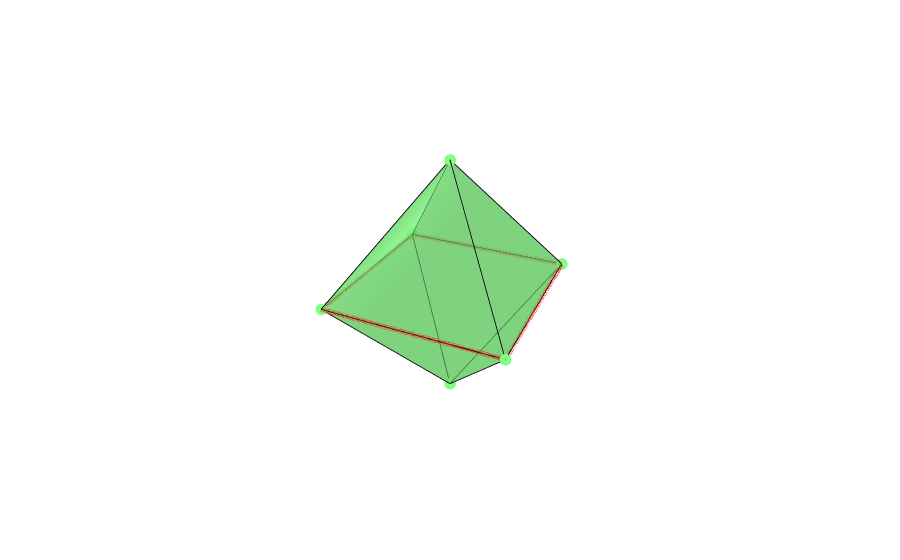

The code cell stored with this chart in its notebook:
### Markdown cell above
Fachwerke sind uns allen aus unserem Alltag bekannt. Ob in Form von Strommasten, oder als Brücken - in den meisten Fällen ist es wichtig, dass solche Konstruktionen strukturell integer sind. Das mathematische Gebiet der Starrheitstheorie befasst sich mit genau dieser Fragestellung: Gegeben eine Konstruktion aus Streben, welche durch Gelenke miteinander verbunden sind, ist diese Konstruktion stabil, oder besitzt sie Freiheitsgrade? 
Diese Frage ist im Allgemeinen sehr schwierig zu entscheiden, da eine rigorose Antwort das Lösen von quadratischen Gleichungssystemen erfordert.Dies stellt eine Aufgabe sehr großer Komplexität dar. Weiter zeigen einige Fachwerke überraschende Eigenschaften. Selbst Polyeder mit dreieckigen Seitenflächen, welche wir intuitiv als sehr stabil einschätzen würden, können Freiheitsgrade aufweisen. Das erste Beispiel für ein solches flexibles Polyeder ist das sogenannte Bricard-Oktaeder, mit dessen Konstruktion wir uns im folgenden beschäftigen wollen.

### Code cell
width = 600
height = 600

surf = Octahedron

p = plot(surf, opacity = 0.6, subfigures = (1,1), colors = [RGB(0.5,1,0.5)], 
    showbackground = false, viewpoint = [0.6,1.6,1], zoomfactor = 0.8, width = width, height = height)

v = get_verts(surf)
for d in [[1,3], [3,6], [6,5], [5,1]]
    add_trace!(
        p, 
        scatter(
            x = [v[d[1]][1], v[d[2]][1]],
            y = [v[d[1]][2], v[d[2]][2]],
            z = [v[d[1]][3], v[d[2]][3]],
            line = attr(color = "red", width = 10, dash = "dot"),
            mode = "lines",
            type = "scatter3d"
        )
    )
end

display(p)

### Figure 1 — Plotly figure (JSON) as saved in the notebook; plotly's stock layout.template omitted (floating-point values rounded to 4 significant figures)
{"data": [{"marker": {"color": "#80FF80", "size": 4}, "mode": "markers", "scene": "scene", "text": ["1", "2", "3", "4", "5", "6"], "textposition": "bottom center", "type": "scatter3d", "x": [1, 1, 2, 1, 0, 1], "y": [0, 1, 1, 1, 1, 2], "z": [1, 0, 1, 2, 1, 1]}, {"line": {"color": "black"}, "mode": "lines", "scene": "scene", "type": "scatter3d", "x": [0, 1], "y": [1, 2], "z": [1, 1]}, {"line": {"color": "black"}, "mode": "lines", "scene": "scene", "type": "scatter3d", "x": [1, 1], "y": [1, 2], "z": [2, 1]}, {"line": {"color": "black"}, "mode": "lines", "scene": "scene", "type": "scatter3d", "x": [1, 0], "y": [1, 1], "z": [2, 1]}, {"line": {"color": "black"}, "mode": "lines", "scene": "scene", "type": "scatter3d", "x": [2, 1], "y": [1, 2], "z": [1, 1]}, {"line": {"color": "black"}, "mode": "lines", "scene": "scene", "type": "scatter3d", "x": [2, 1], "y": [1, 1], "z": [1, 2]}, {"line": {"color": "black"}, "mode": "lines", "scene": "scene", "type": "scatter3d", "x": [1, 1], "y": [1, 2], "z": [0, 1]}, {"line": {"color": "black"}, "mode": "lines", "scene": "scene", "type": "scatter3d", "x": [1, 0], "y": [1, 1], "z": [0, 1]}, {"line": {"color": "black"}, "mode": "lines", "scene": "scene", "type": "scatter3d", "x": [1, 2], "y": [1, 1], "z": [0, 1]}, {"line": {"color": "black"}, "mode": "lines", "scene": "scene", "type": "scatter3d", "x": [1, 0], "y": [0, 1], "z": [1, 1]}, {"line": {"color": "black"}, "mode": "lines", "scene": "scene", "type": "scatter3d", "x": [1, 1], "y": [0, 1], "z": [1, 2]}, {"line": {"color": "black"}, "mode": "lines", "scene": "scene", "type": "scatter3d", "x": [1, 2], "y": [0, 1], "z": [1, 1]}, {"line": {"color": "black"}, "mode": "lines", "scene": "scene", "type": "scatter3d", "x": [1, 1], "y": [0, 1], "z": [1, 0]}, {"facecolor": ["#80FF80", "#80FF80", "#80FF80", "#80FF80", "#80FF80", "#80FF80", "#80FF80", "#80FF80"], "i": [0, 1, 0, 1, 0, 2, 0, 3], "j": [1, 4, 1, 2, 3, 3, 2, 4], "k": [2, 5, 4, 5, 4, 5, 3, 5], "opacity": 0.6, "scene": "scene", "type": "mesh3d", "x": [1, 1, 2, 1, 0, 1], "y": [0, 1, 1, 1, 1, 2], "z": [1, 0, 1, 2, 1, 1]}, {"line": {"color": "red", "dash": "dot", "width": 10}, "mode": "lines", "scene": "scene", "type": "scatter3d", "x": [1, 2], "y": [0, 1], "z": [1, 1]}, {"line": {"color": "red", "dash": "dot", "width": 10}, "mode": "lines", "scene": "scene", "type": "scatter3d", "x": [2, 1], "y": [1, 2], "z": [1, 1]}, {"line": {"color": "red", "dash": "dot", "width": 10}, "mode": "lines", "scene": "scene", "type": "scatter3d", "x": [1, 0], "y": [2, 1], "z": [1, 1]}, {"line": {"color": "red", "dash": "dot", "width": 10}, "mode": "lines", "scene": "scene", "type": "scatter3d", "x": [0, 1], "y": [1, 0], "z": [1, 1]}], "layout": {"annotations": [], "margin": {"b": 50, "l": 50, "r": 50, "t": 60}, "scene": {"aspectmode": "data", "autosize": true, "camera": {"eye": {"x": 0.6061, "y": 1.616, "z": 1.01}}, "domain": {"x": [0, 1], "y": [0, 1]}, "xaxis": {"showaxeslabels": false, "showbackground": false, "showticklabels": false, "title": {"text": ""}}, "yaxis": {"showaxeslabels": false, "showbackground": false, "showticklabels": false, "title": {"text": ""}}, "zaxis": {"showaxeslabels": false, "showbackground": false, "showticklabels": false, "title": {"text": ""}}}, "showlegend": false}}
